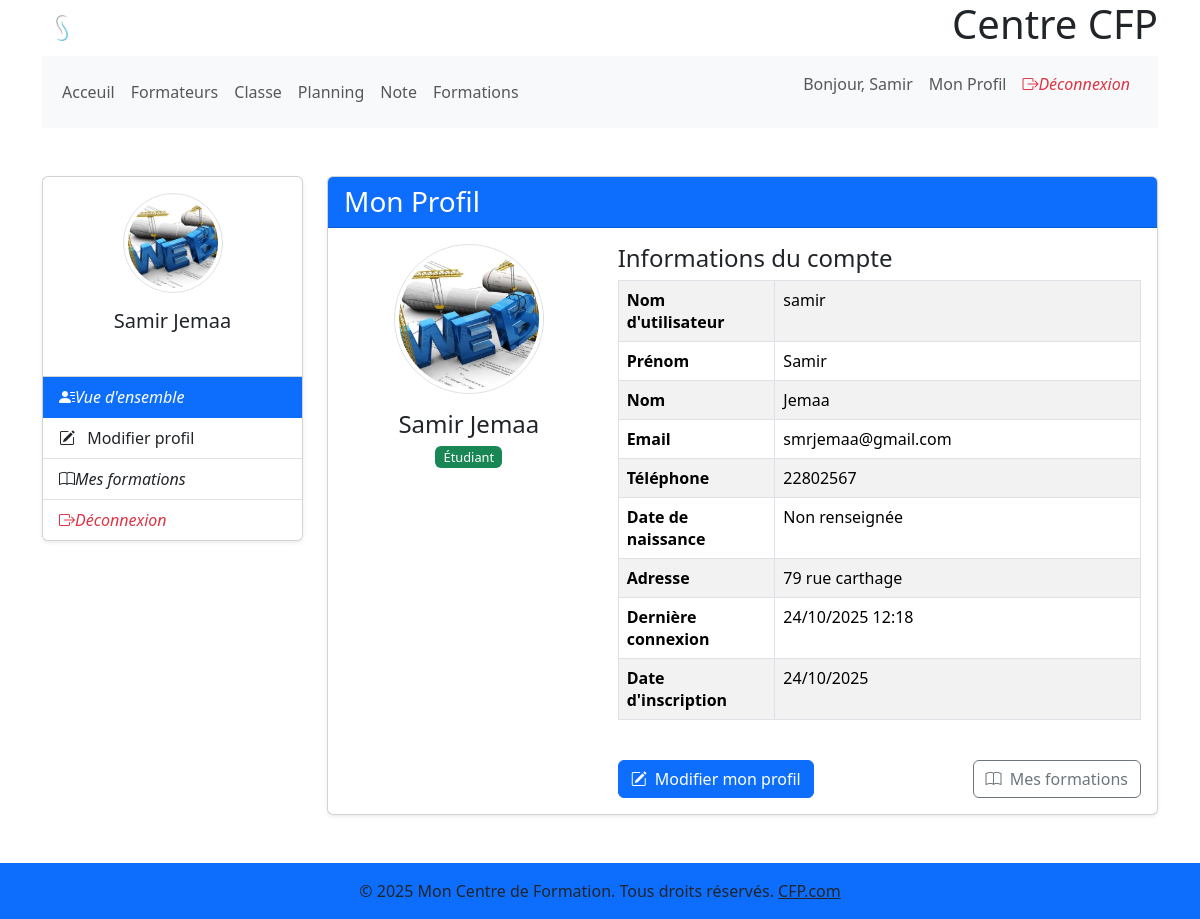
The page /profile/ (signed in) on the database as committed earlier.
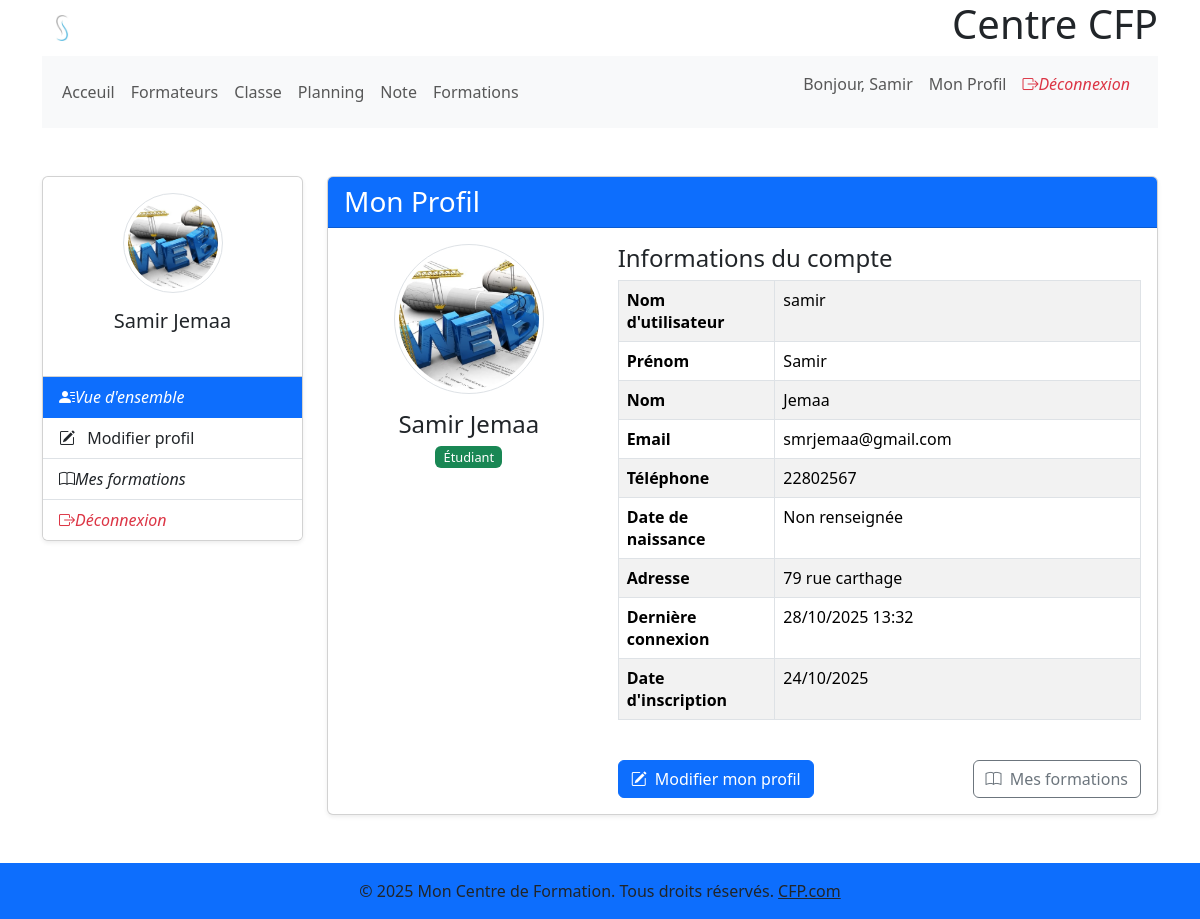
The same page on the database as committed later.
### gestion_users/models.py (models this page shows, shortened)
class CustomUser(AbstractUser):
    role = models.CharField(max_length=50, choices=UserRole.choices, default=UserRole.STUDENT,
                            verbose_name=_("Rôle"))
    telephone = models.CharField(
        max_length=15, blank=True, null=True, verbose_name=_("Téléphone"))
    adress = models.TextField(blank=True, null=True, verbose_name=_("Adresse"))
    date_naissance = models.DateField(
        blank=True, null=True, verbose_name=_("Date de naissance"))
    photo = models.ImageField(upload_to='photos_profil/',
                              blank=True, null=True, verbose_name=_("Photo de profil"))
    class Meta:
        verbose_name = _("Utilisateur")
        verbose_name_plural = _("Utilisateurs")

### gestion_users/views.py (the view)
# urls.py: path('profile/', views.profile_view, name='profile'),
@login_required
def profile_view(request):
    user = request.user  # L'utilisateur connecté
    student_profile = None
    instructor_profile = None
    try:
        student_profile = user.student
    except Student.DoesNotExist:
        pass
    except Exception as e:
        print(
            f"Erreur lors de la récupération du profil étudiant pour {user.username}: {e}")
        pass  # En cas d'erreur inattendue, le profil reste None
    try:
        instructor_profile = user.instructor
    except Instructor.DoesNotExist:
        pass
    except Exception as e:  # Capture d'autres exceptions potentielles
        print(
            f"Erreur lors de la récupération du profil formateur pour {user.username}: {e}")
        pass  # En cas d'erreur inattendue, le profil reste None
    context = {
        'user': user,  # Passe l'objet utilisateur CustomUser
        'student_profile': student_profile,
        'instructor_profile': instructor_profile,
        'titre_page': 'Mon Profil',  # Titre de la page
        'active_tab': 'profile',
    }
    return render(request, 'gestion_users/profile.html', context)

### gestion_users/templates/gestion_users/profile.html (shortened to what this page needs)
{% extends 'base.html' %}
{% load static %}
{% load i18n %}
{% load widget_tweaks %}
{% block content %}
    <div class="container py-5">
        <div class="row">
            <div class="col-md-3">
                {% include 'includes/_profile_sidebar.html' with active_tab=active_tab %}
            </div>
            <div class="col-md-9">
                <div class="card shadow-sm">
                    <div class="card-header bg-primary text-white">
                        <h3 class="mb-0">{{ titre_page|default:"Mon Profil" }}</h3>
                    </div>
                    <div class="card-body">
                        <div class="row">
                            <div class="col-md-4 text-center">
                                <div class="mb-3">
                                    <img src="{% if user.photo and user.photo.url %}{{ user.photo.url }}{% else %}{% static 'images/default-avatar.png' %}{% endif %}"
                                            class="rounded-circle img-thumbnail"
                                            alt="Photo de profil"
                                            style="width: 150px; height: 150px; object-fit: cover;">
                                </div>
                                <h4>{{ user.get_full_name|default:user.username }}</h4>
                                <span class="badge bg-{% if user.role == 'ADMIN' %}danger{% elif user.role == 'INSTRUCTOR' %}info{% else %}success{% endif %}">
                                    {{ user.get_role_display }}
                                </span>
                            </div>
                            <div class="col-md-8">
                                <h4>Informations du compte</h4>
                                <div class="table-responsive">
                                    <table class="table table-bordered table-striped">
                                        <tbody>
                                            <tr>
                                                <th width="30%">Nom d'utilisateur</th>
                                                <td>{{ user.username }}</td>
                                            </tr>
                                            <tr>
                                                <th>Prénom</th>
                                                <td>{{ user.first_name|default:"Non renseigné" }}</td>
                                            </tr>
                                            <tr>
                                                <th>Nom</th>
                                                <td>{{ user.last_name|default:"Non renseigné" }}</td>
                                            </tr>
                                            <tr>
                                                <th>Email</th>
                                                <td>{{ user.email }}</td>
                                            </tr>
                                            <tr>
                                                <th>Téléphone</th>
                                                <td>{{ user.telephone|default:"Non renseigné" }}</td>
                                            </tr>
                                            <tr>
                                                <th>Date de naissance</th>
                                                <td>{{ user.date_naissance|date:"d/m/Y"|default:"Non renseignée" }}</td>
                                            </tr>
                                            <tr>
                                                <th>Adresse</th>
                                                <td>{{ user.adress|default:"Non renseignée"|linebreaksbr }}</td>
                                            </tr>
                                            <tr>
                                                <th>Dernière connexion</th>
                                                <td>{{ user.last_login|date:"d/m/Y H:i"|default:"Jamais" }}</td>
                                            </tr>
                                            <tr>
                                                <th>Date d'inscription</th>
                                                <td>{{ user.date_joined|date:"d/m/Y" }}</td>
                                            </tr>
                                        </tbody>
                                    </table>
                                </div>
                                <div class="d-flex justify-content-between align-items-center mt-4">
                                    <a href="{% url 'gestion_users:edit_profile' %}" class="btn btn-primary">
                                        <i class="bi bi-pencil-square me-1"></i> Modifier mon profil
                                    </a>
                                    {% if user.role == 'STUDENT' %}
                                            <a href="{% url 'gestion_inscriptions:student_enrollments' %}" class="btn btn-outline-secondary">
                                                 <i class="bi bi-book me-1"></i> Mes formations
                                            </a>
                                        {% elif user.role == 'INSTRUCTOR' %}
                                            <a href="{% url 'gestion_inscriptions:instructor_sessions' %}" class="btn btn-outline-secondary">
                                                 <i class="bi bi-easel me-1"></i> Mes cours
                                            </a>
                                        {% endif %}
                                </div>
                            </div>
                        </div>
                    </div>
                </div>
            </div>
        </div>
    </div>
{% endblock %}

### templates/base.html
 {% load static %}
<html>
  {% include 'includes/_head.html' %}
  <body>
    {% include 'includes/_header.html' %}
    <main>
      {% block content %}
      {% endblock %}
    </main>
    {% include 'includes/_footer.html' %} {% include 'includes/_scripts.html' %}
  </body>
</html>

### templates/includes/_head.html (shortened to what this page needs)
{% load static %}
<!DOCTYPE html>
<html lang="fr">
  <head>
    <link href="https://cdn.jsdelivr.net/npm/bootstrap@5.3.3/dist/css/bootstrap.min.css" rel="stylesheet" />
    <link rel="stylesheet" href="https://cdn.jsdelivr.net/npm/bootstrap-icons@1.8.0/font/bootstrap-icons.css" />
    {% load static %}
    <link rel="stylesheet" href="{% static 'css/styles.css' %}" />
  </head>
</html>

### templates/includes/_header.html (shortened to what this page needs)
{% load static %}
{% load i18n %}
<header>
    <div class="container">
        <div class="d-flex justify-content-between align-items-center">
                <img src="{% static 'images/logo.png' %}" alt="Logo Mon CFP" height="40">
                <h1>  Centre CFP  </h1>
    </div>
    {% if user.is_authenticated %}
            {% include 'includes/_nav.html' %}
        {% else %}
            {% include 'includes/_nav_public.html' %}
        {% endif %}
</header>

### templates/includes/_nav.html (shortened to what this page needs)
<nav class="navbar navbar-expand-lg navbar-light bg-light">
  <div class="container-fluid">
    <div class="collapse navbar-collapse" id="navbarNav">
      <ul class="navbar-nav me-auto mb-2 mb-lg-0">
        <li class="nav-item">
          <a class="nav-link" href="#">Acceuil</a>
        </li>
        <li class="nav-item">
          <a class="nav-link" href="{% url 'gestion_users:formateurs_list' %}">Formateurs</a>
        </li>
        <li class="nav-item">
          <a class="nav-link" href="{% url 'gestion_formations:room_list' %}">Classe</a>
        </li>
        <li class="nav-item">
          <a class="nav-link" href="{% url 'gestion_formations:seance_calendar_page' %}">Planning</a>
        </li>
        <li class="nav-item">
          <a class="nav-link" href="#">Note</a>
        </li>
        <li class="nav-item">
          <a class="nav-link" href="{% url 'gestion_formations:formation_list' %}">Formations</a>
        </li>
      </ul>
      <ul class="navbar-nav ms-auto">
        {% if user.is_authenticated %}
          <li class="nav-item">
            <span class="nav-link">Bonjour, {{ user.first_name|default:user.username }}</span>
          </li>
          <li class="nav-item">
            <a class="nav-link" href="{% url 'gestion_users:profile' %}">Mon Profil</a>
          </li>
          <li class="nav-item">
            <form method="post" action="{% url 'gestion_users:logout' %}" class="form-inline">
              <a href="{% url 'gestion_users:logout' %}" class="nav-link text-danger"><i class="bi bi-box-arrow-right me-2">Déconnexion</i></a>
            </form>
          </li>
        {% endif %}
      </ul>
    </div>
  </div>
</nav>

### templates/includes/_profile_sidebar.html (shortened to what this page needs)
{% load static %}
<div class="card shadow-sm mb-4">
  <div class="card-body text-center">
    <img src="{% if user.photo %}
        {{ user.photo.url }}
      {% else %}
        {% static 'images/default-avatar.png' %}
      {% endif %}"
      class="rounded-circle img-thumbnail mb-3"
      alt="Photo de profil"
      style="width: 100px; height: 100px; object-fit: cover;" />
    <h5 class="card-title">{{ user.get_full_name }}</h5>
    <p class="card-text text-muted small">
      <span class="badge bg-{% if user.role == 'ADMIN' %}
          danger
        {% elif user.role == 'INSTRUCTOR' %}
          info
        {% else %}
          success
        {% endif %}">
      </span>
    </p>
  </div>
  <div class="list-group list-group-flush">
    <a href="{% url 'gestion_users:profile' %}" class="list-group-item list-group-item-action {% if active_tab == 'profile' %}active{% endif %}"><i class="bi bi-person-lines-fill me-2">Vue d'ensemble</i></a>
    <a href="{% url 'gestion_users:edit_profile' %}" class="list-group-item list-group-item-action {% if active_tab == 'edit' %}active{% endif %}"><i class="bi bi-pencil-square me-2"></i> Modifier profil</a>
    {% if user.role == 'STUDENT' %}
      <a href="#" class="list-group-item list-group-item-action"><i class="bi bi-book me-2">Mes formations</i></a>
    {% elif user.role == 'INSTRUCTOR' %}
      <a href="#" class="list-group-item list-group-item-action"><i class="bi bi-easel me-2">Mes cours</i></a>
    {% endif %}
    <a href="{% url 'gestion_users:logout' %}" class="list-group-item list-group-item-action text-danger"><i class="bi bi-box-arrow-right me-2">Déconnexion</i></a>
  </div>
</div>

### templates/includes/_footer.html (shortened to what this page needs)
<footer class="bg-body-tertiary text-center text-lg-start">
  <div class="text-center p-3" style="background-color: rgb(13, 110, 253);">
    &copy; 2025 Mon Centre de Formation. Tous droits réservés.
    <a class="text-body" href="https://CFP.com/">CFP.com</a>
  </div>
</footer>

### templates/includes/_scripts.html (shortened to what this page needs)
{% load static %}

### static/css/styles.css (style rules this page uses)
.img-thumbnail { padding: 0.25rem; background-color: #fff; border: 1px solid #dee2e6; border-radius: 50%; max-width: 100%; height: auto; }
.badge { font-size: 0.8em; font-weight: 500; padding: 0.35em 0.65em; }

Rows that differ between the two databases and show on the page:
changed CustomUser "Samir Jemaa": last_login "24/10/2025 12:18" → "28/10/2025 13:32"
